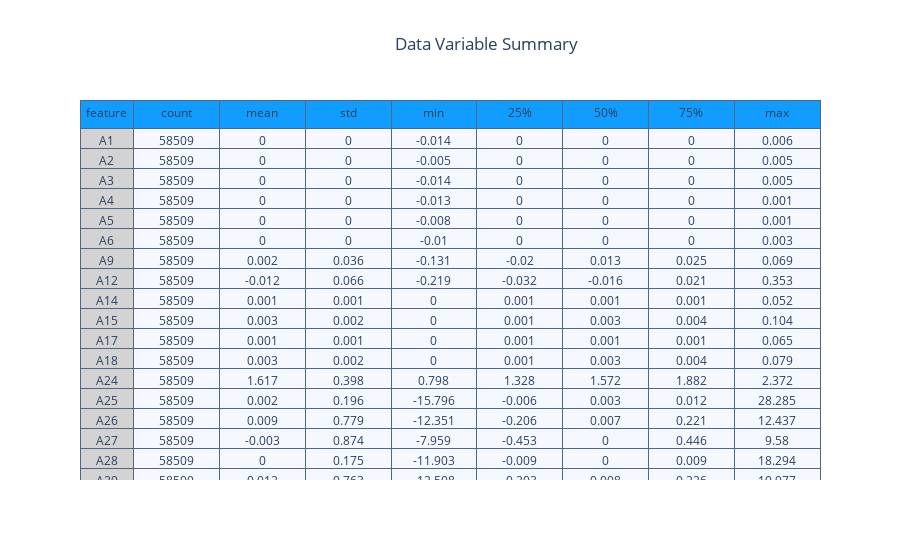

Write notebook code for a chart like this one.
### Markdown cell above
### 3.5. Variable Summary

### Code cell
summary = (df[[i for i in df.columns]].
          describe().transpose().reset_index())
summary = summary.rename(columns = {"index" : "feature"})
summary = np.around(summary, 3)

val_lst = [summary['feature'], summary['count'], summary['mean'], summary['std'],
           summary['min'], summary['25%'], summary['50%'], summary['75%'], summary['max']]

trace = go.Table(header = dict(values = summary.columns.tolist(),
                               line = dict(color = ['#506784']),
                               fill = dict(color = ['#119DFF'])
                              ),
                 cells = dict(values = val_lst,
                              line = dict(color = ['#506784']),
                              fill = dict(color = ['lightgrey', '#F5F8FF'])
                             ),
                 columnwidth = [50, 80, 80, 80, 80, 80, 80, 80, 80]
                )
layout = go.Layout(dict(title = dict(text = "Data Variable Summary", xanchor = 'left', pad = dict(l = 350))))        
figure = go.Figure(data = [trace], layout = layout)
py.iplot(figure)

### Figure 1 — Plotly figure (JSON) as saved in the notebook; plotly's stock layout.template omitted (floating-point values rounded to 4 significant figures; data arrays with more than 128 entries replaced by an {"elided": "..."} marker saying what was removed)
{"data": [{"cells": {"fill": {"color": ["lightgrey", "#F5F8FF"]}, "line": {"color": ["#506784"]}, "values": {"elided": "9x30 mixed values"}}, "columnwidth": [50, 80, 80, 80, 80, 80, 80, 80, 80], "header": {"fill": {"color": ["#119DFF"]}, "line": {"color": ["#506784"]}, "values": ["feature", "count", "mean", "std", "min", "25%", "50%", "75%", "max"]}, "type": "table"}], "layout": {"title": {"pad": {"l": 350}, "text": "Data Variable Summary", "xanchor": "left"}}}
